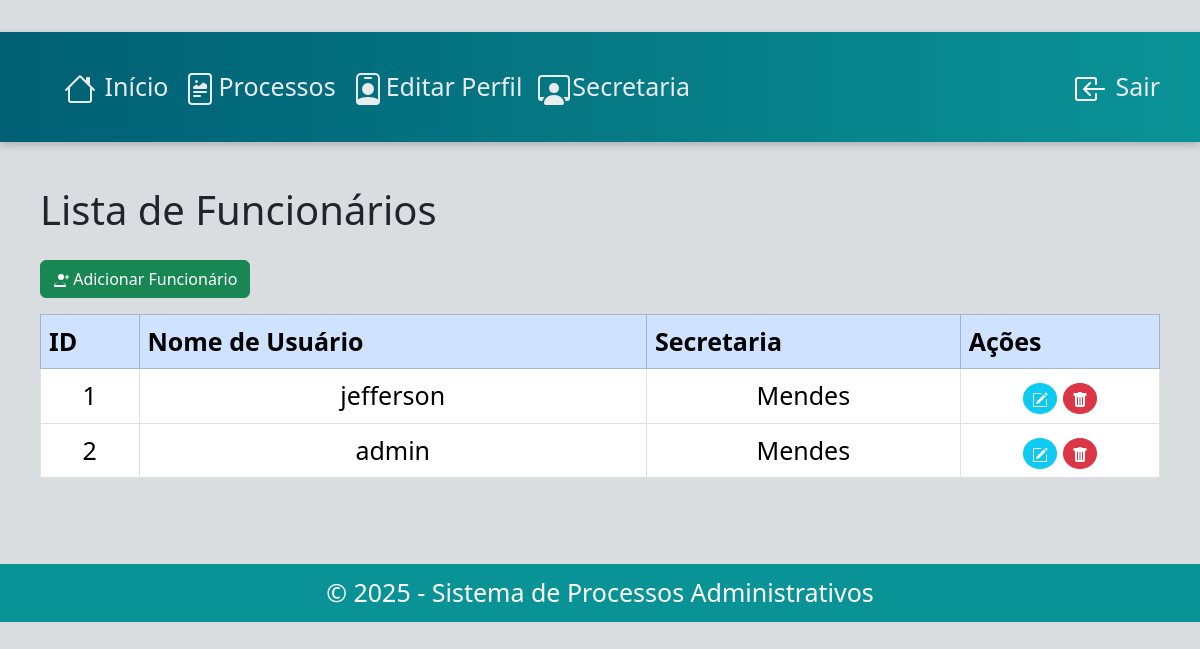
The app's page /pessoa/funcionarios/ (signed in) with its own data.
### pessoa/models.py (models this page shows, shortened)
class Pessoa(AbstractUser):
    cpf = models.CharField(max_length=11, unique=True)
    email = models.CharField(unique=True)
    telefone = models.CharField(max_length=11)

class Funcionario(Pessoa):
    secretaria = models.ForeignKey(Secretaria,on_delete=models.CASCADE, related_name= 'funcionario_secretaria',null= True)
    setor = models.ForeignKey(Setor,on_delete=models.CASCADE, related_name= 'funcionario_setor',null= True)

class Pessoa(AbstractUser):
    cpf = models.CharField(max_length=11, unique=True)
    email = models.CharField(unique=True)
    telefone = models.CharField(max_length=11)

### secretaria/models.py (models this page shows, shortened)
class Secretaria(models.Model):
    nome= models.CharField(max_length=100)

### pessoa/views.py (the view)
# urls.py: path('funcionarios/', views.lista_funcionario, name='lista_funcionario'),
@login_required
def lista_funcionario(request):
    funcionarios = Funcionario.objects.all()
    return render(request, 'funcionario/lista_funcionario.html', {'funcionarios': funcionarios})

### pessoa/templates/funcionario/lista_funcionario.html (shortened to what this page needs)
{% extends "base.html" %}
{% block content %}
<h1 class="mb-4">Lista de Funcionários</h1>
<div class="mb-3">
  <a href="{% url 'add_funcionario' %}" class="btn btn-success">
    Adicionar Funcionário
  </a>
</div>
<table class="table table-bordered">
  <thead class="table-primary">
    <tr>
      <th>ID</th>
      <th>Nome de Usuário</th>
      <th>Secretaria</th>
      <th>Ações</th>
    </tr>
  </thead>
  <tbody>
    {% for funcionario in funcionarios %}
      <tr>
        <td>{{ funcionario.id }}</td>
        <td>{{ funcionario.username }}</td>
        <td>{{ funcionario.secretaria.nome }}</td>
        <td>
          <a class="btn btn-info btn-sm redondo" href="{% url 'editar_funcionario' funcionario.id %}">
          </a>
          <a class="btn btn-danger btn-sm redondo" href="{% url 'excluir_funcionario' funcionario.id %}">
          </a>
        </td>
      </tr>
    {% empty %}
      <tr>
        <td colspan="4" class="text-center">Nenhum funcionário cadastrado.</td>
      </tr>
    {% endfor %}
  </tbody>
</table>
{% endblock %}

### processo/static/processo/style.css (style rules this page uses)
body { background-color: #f8f9fa; padding: 2rem 0; font-size: 25px; }
.btn svg { color: white; }
.redondo { border-radius: 100%; }

### static/style.css (style rules this page uses)
body { background-color: #dadde0ff; font-family: 'Segoe UI', sans-serif; }
.table thead { background-color: #0a9396; color: #fff; }
table tbody td { text-align: center; }

### records on screen
Funcionario: id "1", username "jefferson", secretaria.nome "Mendes"
Funcionario: id "2", username "admin", secretaria.nome "Mendes"

### other values on screen
{{ year|default:"2025" }} "2025"
